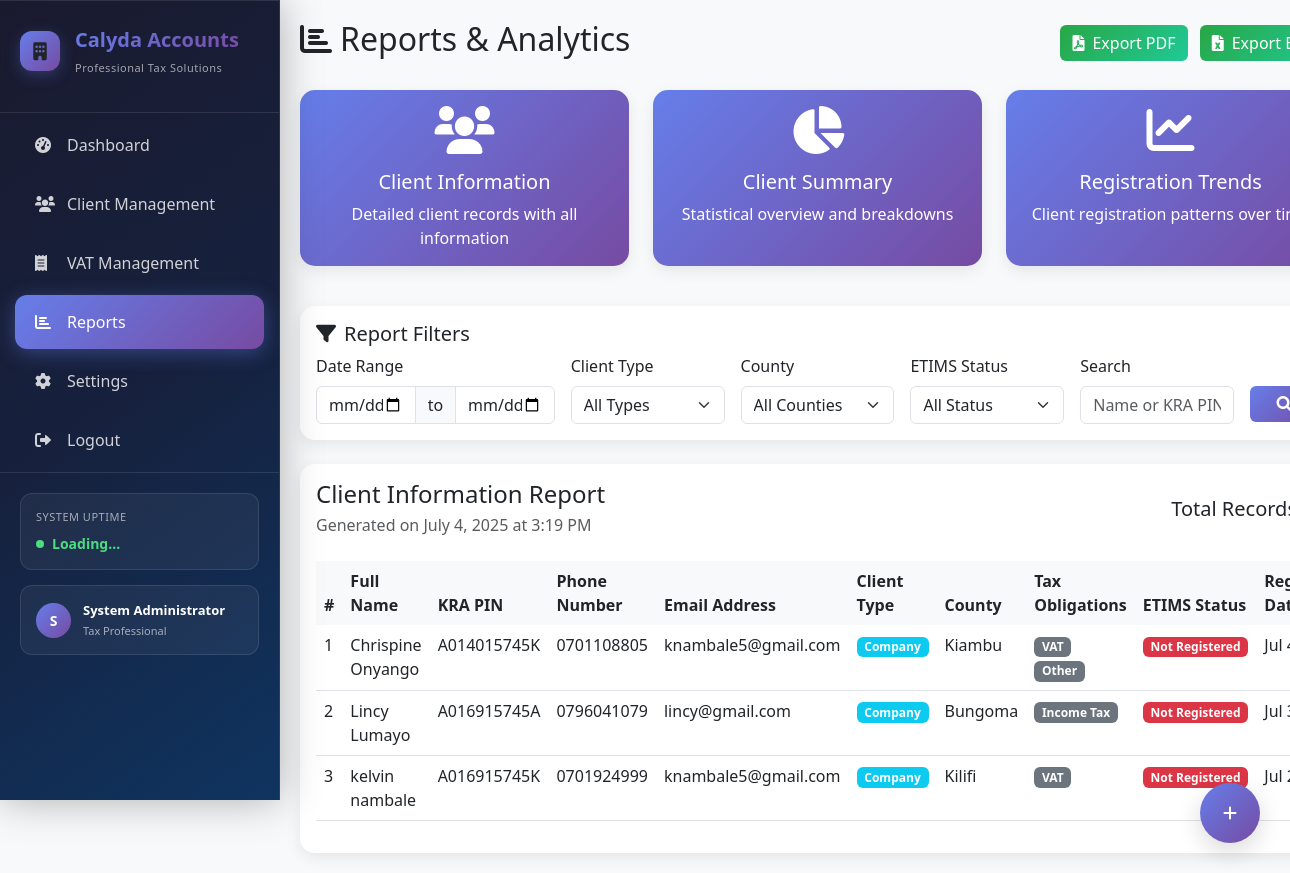
/reports.php (signed in), run on the app's committed database.
### tables this page shows
CREATE TABLE `clients` (
  `id` int(11) NOT NULL,
  `full_name` varchar(100) NOT NULL,
  `phone_number` varchar(20) NOT NULL,
  `kra_pin` varchar(20) NOT NULL,
  `password` varchar(255) NOT NULL,
  `tax_obligations` longtext NOT NULL CHECK (json_valid(`tax_obligations`)),
  `email_address` varchar(100) NOT NULL,
  `id_number` varchar(20) NOT NULL,
  `client_type` enum('Individual','Company','Both') NOT NULL,
  `county` varchar(50) NOT NULL,
  `etims_status` enum('Registered','Pending','Not Registered') DEFAULT 'Not Registered',
  `registration_date` timestamp NOT NULL DEFAULT current_timestamp(),
  `created_by` int(11) DEFAULT NULL,
  `updated_at` timestamp NOT NULL DEFAULT current_timestamp() ON UPDATE current_timestamp()
);

### reports.php (the view, shortened to what the rows shown need)
<?php
require_once 'config/database.php';
$database = Database::getInstance();
$pdo = $database->getConnection();
require_once 'classes/Client.php';
Database::getInstance()->createTables();
$client = new Client();
$filters = [
    'report_type' => $_GET['report_type'] ?? 'client_information',
    'date_from' => $_GET['date_from'] ?? '',
    'date_to' => $_GET['date_to'] ?? '',
    'client_type' => $_GET['client_type'] ?? '',
    'tax_obligation' => $_GET['tax_obligation'] ?? '',
    'county' => $_GET['county'] ?? '',
    'etims_status' => $_GET['etims_status'] ?? '',
    'search' => $_GET['search'] ?? ''
];
$page = isset($_GET['page']) && is_numeric($_GET['page']) && $_GET['page'] > 0 ? (int)$_GET['page'] : 1;
$perPage = 10;
$reportData = [];
switch ($filters['report_type']) {
    case 'client_information':
        $paginatedData = $client->getAllPaginated($filters, $page, $perPage);
        $reportData = $paginatedData['data'];
        break;
}
?>
<!DOCTYPE html>
<html lang="en">
<head>
    <link href="https://cdn.jsdelivr.net/npm/bootstrap@5.3.0/dist/css/bootstrap.min.css" rel="stylesheet">
    <link href="https://cdnjs.cloudflare.com/ajax/libs/font-awesome/6.0.0/css/all.min.css" rel="stylesheet">
    <link href="https://cdn.jsdelivr.net/npm/daterangepicker/daterangepicker.css" rel="stylesheet">
    <link rel="stylesheet" href="./css/style.css">
</head>
<body>
    <div class="container-fluid">
        <div class="row">
            <div class="col-md-9 col-lg-10 main-content">
                <div class="d-flex justify-content-between align-items-center mb-4">
                    <h2><i class="fas fa-chart-bar me-2"></i>Reports & Analytics</h2>
                </div>
                <div class="card">
                    <div class="card-body">
                        <?php if ($filters['report_type'] == 'client_information'): ?>
                            <div class="table-responsive">
                                <table class="table table-hover">
                                    <thead>
                                        <tr>
                                            <th>#</th>
                                            <th>Full Name</th>
                                            <th>KRA PIN</th>
                                            <th>Phone Number</th>
                                            <th>Email Address</th>
                                            <th>Client Type</th>
                                            <th>County</th>
                                            <th>Tax Obligations</th>
                                            <th>ETIMS Status</th>
                                            <th>Registration Date</th>
                                        </tr>
                                    </thead>
                                    <tbody>
                                        <?php if (empty($reportData)): ?>
                                            <tr>
                                                <td colspan="10" class="text-center py-4">
                                                    <i class="fas fa-file-alt fa-3x text-muted mb-3"></i>
                                                    <p class="text-muted">No data found for the selected criteria.</p>
                                                </td>
                                            </tr>
                                        <?php else: ?>
                                            <?php foreach ($reportData as $index => $clientData): ?>
                                                <tr>
                                                    <td><?php echo $index + 1; ?></td>
                                                    <td><?php echo htmlspecialchars($clientData['full_name']); ?></td>
                                                    <td><?php echo htmlspecialchars($clientData['kra_pin']); ?></td>
                                                    <td><?php echo htmlspecialchars($clientData['phone_number']); ?></td>
                                                    <td><?php echo htmlspecialchars($clientData['email_address']); ?></td>
                                                    <td>
                                                        <span class="badge bg-info"><?php echo htmlspecialchars($clientData['client_type']); ?></span>
                                                    </td>
                                                    <td><?php echo htmlspecialchars($clientData['county']); ?></td>
                                                    <td>
                                                        <?php
                                                        $obligations = is_array($clientData['tax_obligations']) ? $clientData['tax_obligations'] : json_decode($clientData['tax_obligations'], true);
                                                        if (is_array($obligations)) {
                                                            foreach ($obligations as $obligation):
                                                        ?>
                                                            <span class="badge bg-secondary me-1"><?php echo htmlspecialchars($obligation); ?></span>
                                                        <?php
                                                            endforeach;
                                                        }
                                                        ?>
                                                    </td>
                                                    <td>
                                                        <?php
                                                        $statusClass = $clientData['etims_status'] == 'Registered' ? 'bg-success' :
                                                                      ($clientData['etims_status'] == 'Pending' ? 'bg-warning' : 'bg-danger');
                                                        ?>
                                                        <span class="badge <?php echo $statusClass; ?>"><?php echo htmlspecialchars($clientData['etims_status']); ?></span>
                                                    </td>
                                                    <td><?php echo date('M j, Y', strtotime($clientData['registration_date'])); ?></td>
                                                </tr>
                                            <?php endforeach; ?>
                                        <?php endif; ?>
                                    </tbody>
                        </table>
                    </div>
                        <?php endif; ?>
                    </div>
                </div>
            </div>
        </div>
    </div>
</body>
</html>

### data on the page
clients: full_name "Chrispine Onyango", kra_pin "A014015745K", phone_number "0701108805", email_address "knambale5@gmail.com", client_type "Company", county "Kiambu", obligation "VAT", obligation "Other", etims_status "Not Registered", registration_date "Jul…"
clients: full_name "Lincy Lumayo", kra_pin "A016915745A", phone_number "0796041079", email_address "lincy@gmail.com", client_type "Company", county "Bungoma", obligation "Income Tax", etims_status "Not Registered", registration_date "Jul…"
clients: full_name "kelvin nambale", kra_pin "A016915745K", phone_number "0701924999", email_address "knambale5@gmail.com", client_type "Company", county "Kilifi", obligation "VAT", etims_status "Not Registered", registration_date "Jul…"

### other printed values
substr($_SESSION['full_name'], 0, 1) "S"
$_SESSION['full_name'] "System Administrator"
$reportTitle "Client Information Report"
